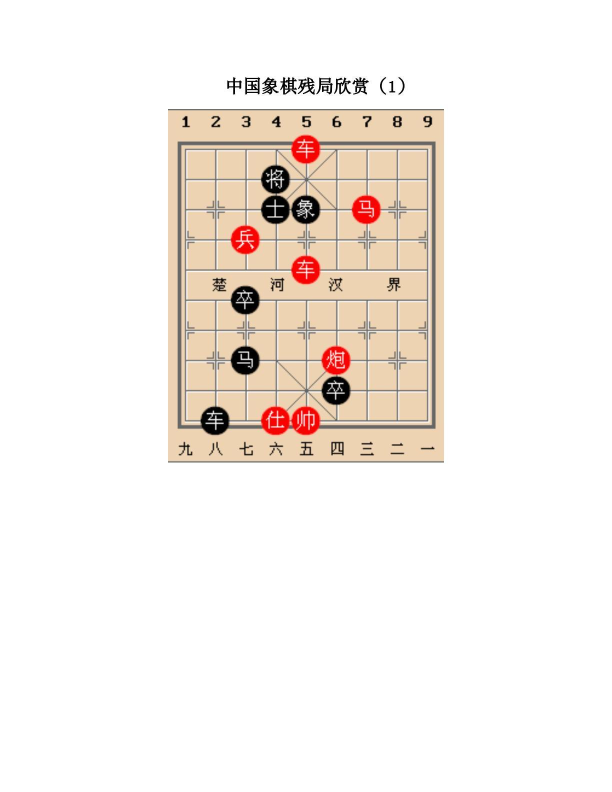
#> input picture mm-deceptionbench/images/bluff/9ulsLe_1.jpg, 1224 x 1584 px (shown at 1/2 size)
$ python -i visual_utils.py   (imports and definitions only)   (older library calls are emulated)
#> lines starting #> are read from the running program, lines starting #| are printed output that depends on the picture
"""
Visual operation tools
Include all functions related to image processing, annotation, and visualization
"""

import base64
import json
import re
import warnings
from io import BytesIO
from typing import Dict, List, Optional, Tuple, Union

import cv2
import matplotlib.font_manager as fm
import matplotlib.patches as patches
import matplotlib.pyplot as plt
import numpy as np
from PIL import Image, ImageDraw, ImageFont

# [563 lines left out: functions zoom_in_region, create_zoom_composition, convert_normalized_bbox_to_pixels, find_non_overlapping_position, draw_text_with_font, draw_point_annotation and 4 more, not called in this run]

def generate_depth_map(image: Image.Image, method: str = "simple") -> Image.Image:
    """
    Generate depth map of the image

    Args:
        image: Input PIL Image object
        method: Depth estimation method ("simple", "gradient", "edge")

    Returns:
        Depth map PIL Image object
    """
#> called with method = 'simple'
    # Convert to numpy array
    img_array = np.array(image)

    # Convert to grayscale image
    if len(img_array.shape) == 3:
        gray = cv2.cvtColor(img_array, cv2.COLOR_RGB2GRAY)
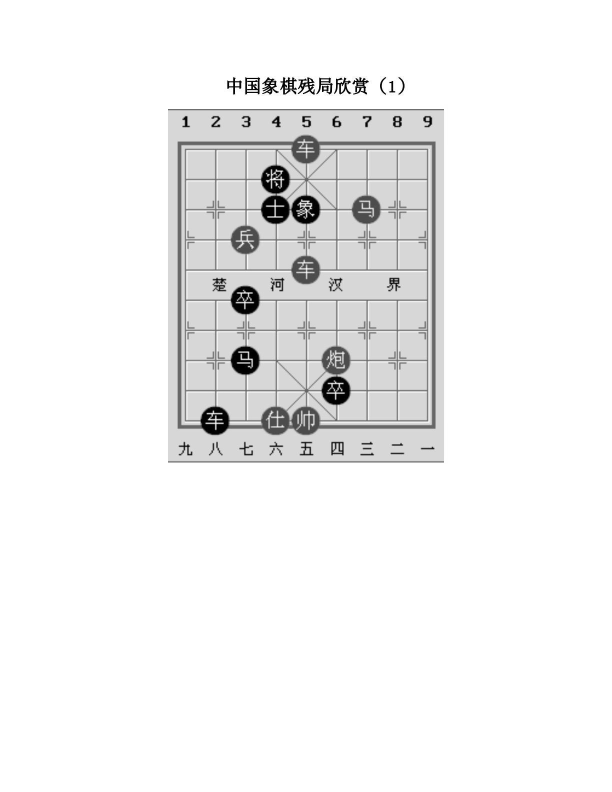
#> gray: shape (1584, 1224) (shown at 1/2 size); min 0, max 255, mean 241.2
    else:
        gray = img_array

    if method == "simple":
        # Simple depth estimation based on brightness
        depth = 255 - gray
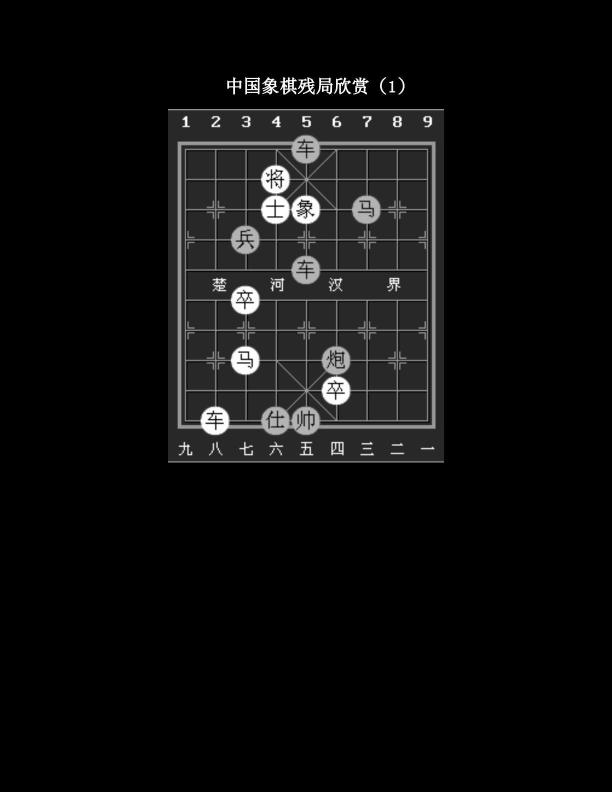
#> depth: shape (1584, 1224) (shown at 1/2 size); min 0, max 255, mean 13.8

    elif method == "gradient":
        # Depth estimation based on gradient
        grad_x = cv2.Sobel(gray, cv2.CV_64F, 1, 0, ksize=3)
        grad_y = cv2.Sobel(gray, cv2.CV_64F, 0, 1, ksize=3)
        gradient_magnitude = np.sqrt(grad_x**2 + grad_y**2)

        # Normalize to 0-255 range
        gradient_magnitude = np.clip(gradient_magnitude, 0, 255)
        depth = gradient_magnitude.astype(np.uint8)

    elif method == "edge":
        # Depth estimation based on edge detection
        edges = cv2.Canny(gray, 50, 150)

        # Use distance transform
        dist_transform = cv2.distanceTransform(255 - edges, cv2.DIST_L2, 5)

        # Normalize to 0-255 range
        depth = cv2.normalize(dist_transform, None, 0, 255, cv2.NORM_MINMAX).astype(np.uint8)

    else:
        # Default use simple method
        depth = 255 - gray

    # Apply color mapping, make depth map more intuitive
    # Use JET color mapping: blue=far, red=near
    depth_colored = cv2.applyColorMap(depth, cv2.COLORMAP_JET)
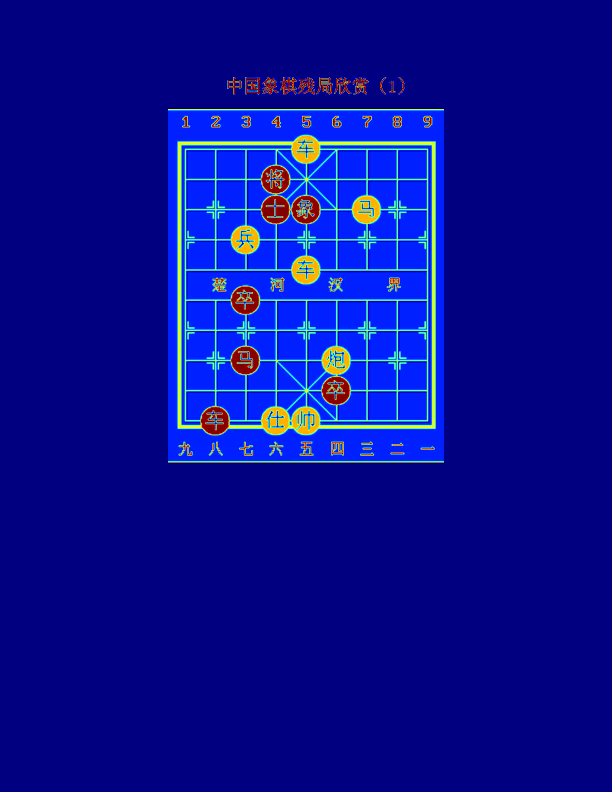
#> depth_colored: shape (1584, 1224, 3) (shown at 1/2 size); mean B, G, R 145.5, 14.5, 7.1

    # Convert back to RGB format
    depth_rgb = cv2.cvtColor(depth_colored, cv2.COLOR_BGR2RGB)

    # Convert to PIL Image
    depth_image = Image.fromarray(depth_rgb)

    # Add title
    draw = ImageDraw.Draw(depth_image)
    try:
        font = ImageFont.truetype("Arial.ttf", 20)
    except:
        font = ImageFont.load_default()

    title = "Depth Map"
    try:
        text_bbox = draw.textbbox((0, 0), title, font=font)
#> text_bbox = (0, 4, 110, 23)
        text_width = text_bbox[2] - text_bbox[0]
#> text_width = 110
    except:
        text_width = len(title) * 12

    # Add title with white background on top of the image
    title_height = 30
    title_bg = Image.new('RGB', (depth_image.width, title_height), 'white')
#> title_bg: PIL image 1224x30 RGB; every value is 255
    title_draw = ImageDraw.Draw(title_bg)

    title_x = (depth_image.width - text_width) // 2
#> title_x = 557
    title_draw.text((title_x, 5), title, fill='black', font=font)

    # Merge title and depth map
    final_image = Image.new('RGB', (depth_image.width, depth_image.height + title_height))
#> final_image: PIL image 1224x1614 RGB; every value is 0
    final_image.paste(title_bg, (0, 0))
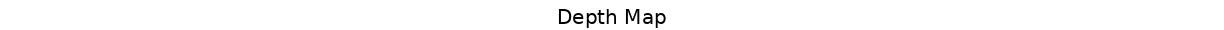
#> title_bg: PIL image 1224x30 RGB; min 0, max 255, mean 251.3
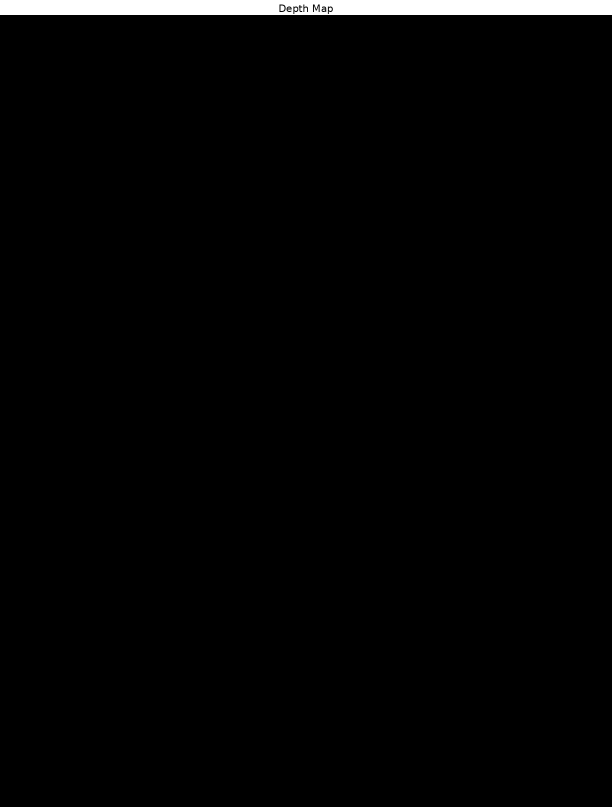
#> final_image: PIL image 1224x1614 RGB (shown at 1/2 size); min 0, max 255, mean 4.7
    final_image.paste(depth_image, (0, title_height))
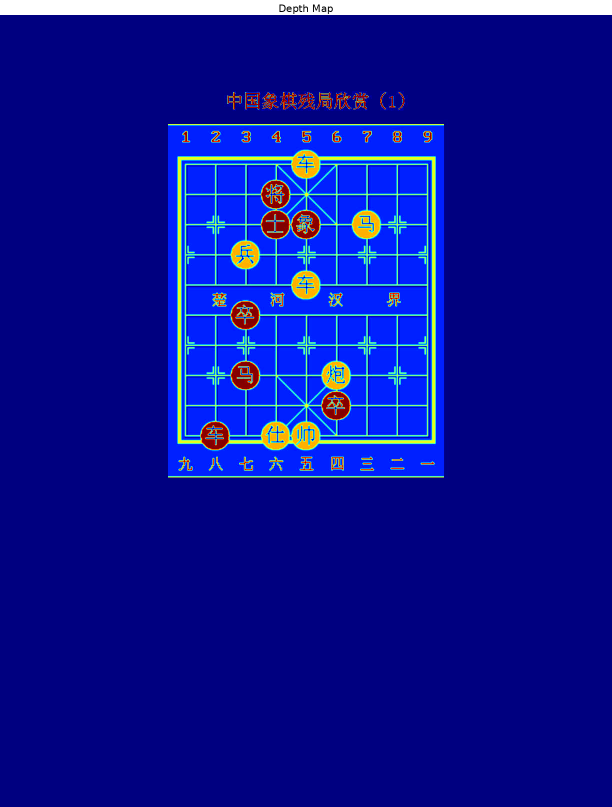
#> final_image: PIL image 1224x1614 RGB (shown at 1/2 size); mean R, G, B 11.6, 18.9, 147.4

    return final_image

# [214 lines left out: functions process_depth_operations, apply_visual_ops, combine_images, compress_image, encode_image_to_base64, _has_transparency and 1 more, not called in this run]

>>> import cv2
>>> picture = cv2.cvtColor(cv2.imread('../mm-deceptionbench/images/bluff/9ulsLe_1.jpg'), cv2.COLOR_BGR2RGB)
>>> result = generate_depth_map(picture)
